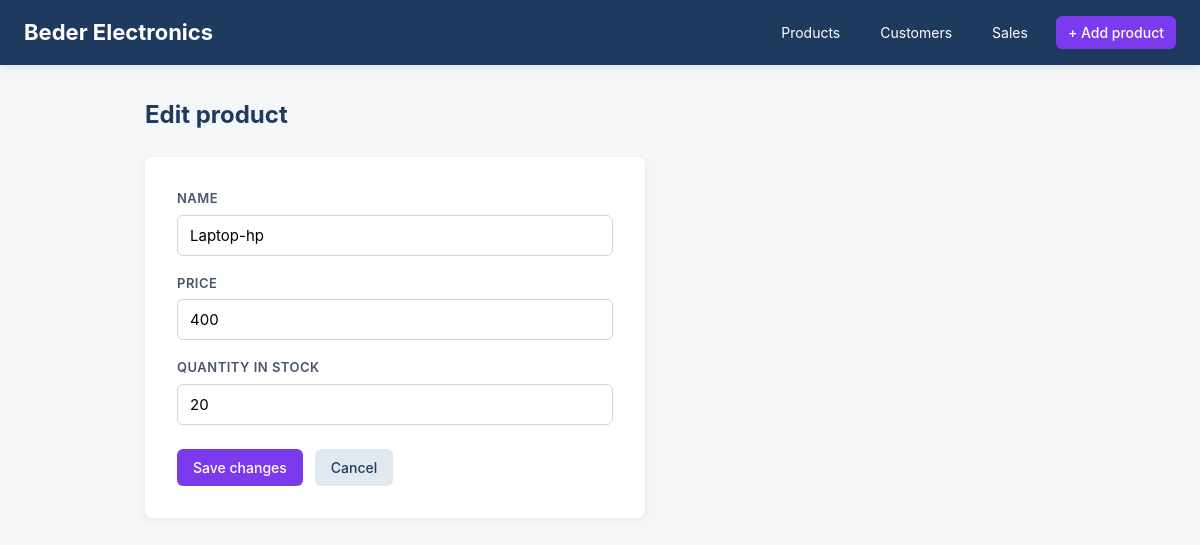
The app's page /edit_product.php?id=2, older data.
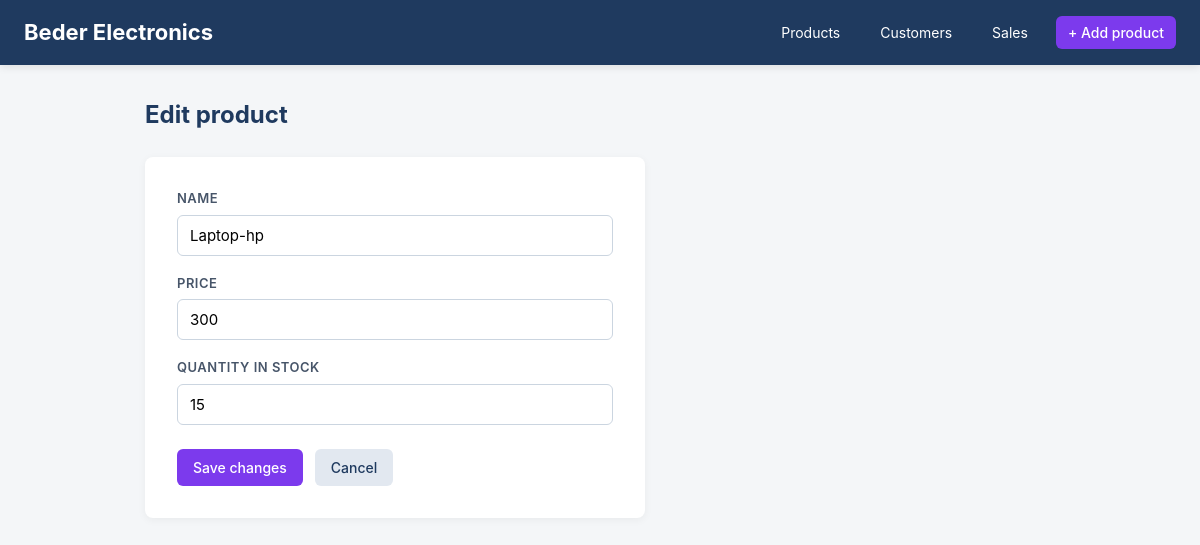
The same page, newer data.
### tables this page shows
CREATE TABLE products (
        id INTEGER PRIMARY KEY AUTOINCREMENT,
        name TEXT NOT NULL,
        price REAL NOT NULL,
        quantity_in_stock INTEGER NOT NULL DEFAULT 0,
        created_at TEXT NOT NULL DEFAULT CURRENT_TIMESTAMP
    );

### edit_product.php (the view, shortened to what this page needs)
<?php
require_once "database.php";
$id = (int) ($_GET["id"] ?? 0);
$stmt = $db->prepare("SELECT * FROM products WHERE id = :id");
$stmt->execute(["id" => $id]);
$product = $stmt->fetch(PDO::FETCH_ASSOC);
require_once "header.php";
?>
<h2 class="page-title">Edit product</h2>
<div class="form-card">
    <form action="update_product.php" method="POST">
        <div class="form-group">
            <label for="name">Name</label>
            <input type="text" id="name" name="name"
                   value="<?= htmlspecialchars($product["name"]) ?>" required>
        </div>
        <div class="form-group">
            <label for="price">Price</label>
            <input type="number" step="0.01" min="0" id="price" name="price"
                   value="<?= htmlspecialchars($product["price"]) ?>" required>
        </div>
        <div class="form-group">
            <label for="quantity_in_stock">Quantity in stock</label>
            <input type="number" step="1" min="0" id="quantity_in_stock" name="quantity_in_stock"
                   value="<?= htmlspecialchars($product["quantity_in_stock"]) ?>" required>
        </div>
        <div class="form-actions">
            <button type="submit" class="btn btn--primary">Save changes</button>
            <a href="index.php" class="btn btn--secondary">Cancel</a>
        </div>
    </form>
</div>
<?php require_once "footer.php"; ?>

Row changes from the older to the newer data that the page shows:
changed products "Laptop-hp": price "400" → "300"; quantity_in_stock "20" → "15"
